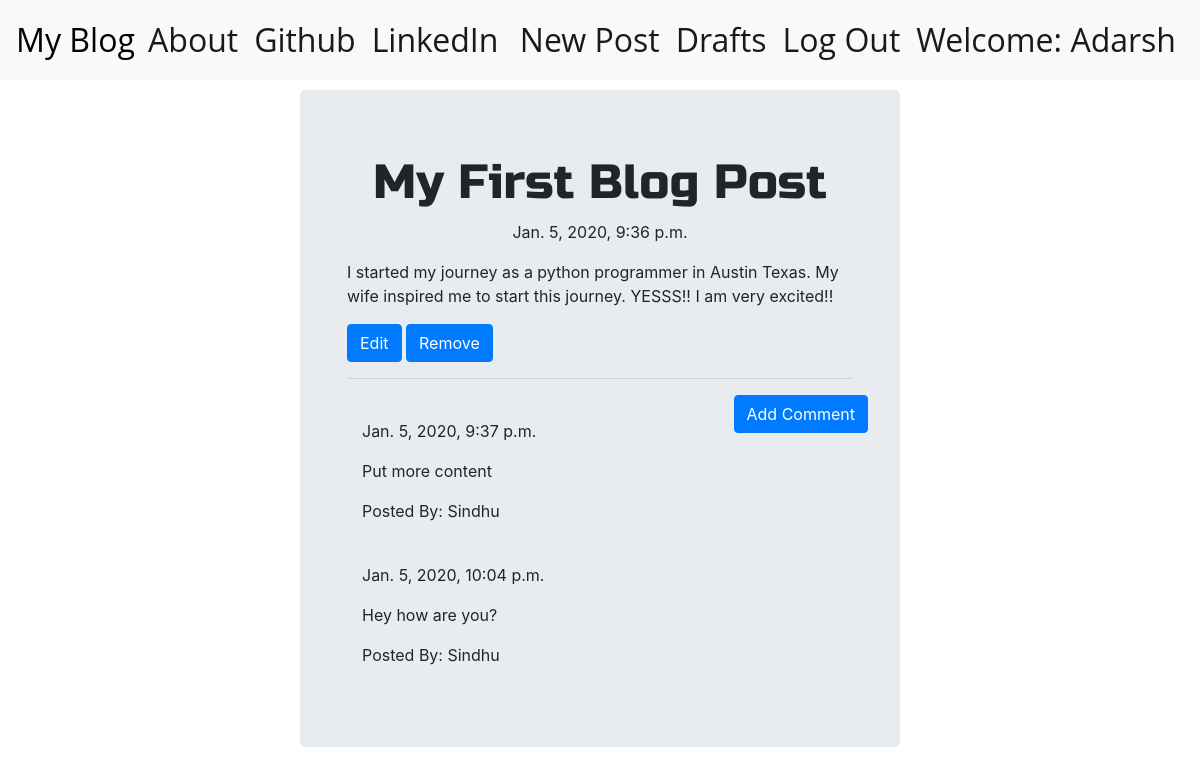
The app's page /post/4/ (signed in) with its own data.
### blog/models.py (models this page shows, shortened)
class Post(models.Model):
    author = models.ForeignKey('auth.User',on_delete=models.CASCADE)
    title = models.CharField(max_length=200)
    text = models.TextField()
    create_date = models.DateTimeField(default=timezone.now)
    published_date = models.DateTimeField(blank=True,null=True)

class Comment(models.Model):
    post = models.ForeignKey('blog.Post',related_name='comments',on_delete=models.CASCADE)
    author = models.CharField(max_length=200)
    text = models.TextField()
    create_date = models.DateTimeField(default=timezone.now)
    approved_comment = models.BooleanField(default=False)

### blog/views.py (the view)
# urls.py: path('post/<int:pk>/',views.PostDetailView.as_view(),name='post_detail'),
class PostDetailView(DetailView):
    model = Post

### blog/templates/blog/post_detail.html (shortened to what this page needs)
{% extends 'blog/base.html' %}
{% block content %}
  <h1 class="posttitle loader">{{ post.title }}</h1>
  {% if post.published_date %}
    <div class="date postdate">
      {{ post.published_date }}
    </div>
  {% else %}
    <a class="btn btn-primary" href="{% url 'blog:post_publish' pk=post.pk %}">Publish</a>
  {% endif %}
  <p class='postcontent'>{{post.text|safe|linebreaksbr}}</p>
  {% if user.is_authenticated %}
    <a class="btn btn-primary" href="{% url 'blog:post_edit' pk=post.pk %}">
      <span>Edit</span>
    </a>
    <a class="btn btn-primary" href="{% url 'blog:post_remove' pk=post.pk %}">
      <span>Remove</span>
    </a>
  {% endif %}
  <hr>
  <a class="btn btn-primary btn-comment" href="{% url 'blog:add_comment_to_post' pk=post.pk %}">Add Comment</a>
  <div class="container">
    {% for comment in post.comments.all %}
    <br>
      {% if user.is_authenticated or comment.approved_comment %}
        {{comment.create_date}}
        <p>{{comment.text|safe|linebreaks}}</p>
        <p>Posted By: {{comment.author}}</p>
      {% endif %}
      {% empty %}
      <p>No Comments!</p>
    {% endfor %}
  </div>
{% endblock %}

### blog/templates/blog/base.html (shortened to what this page needs)
<!DOCTYPE html>
{% load staticfiles %}
<html lang="en" dir="ltr">
  <head>
    <link rel="stylesheet" href="https://stackpath.bootstrapcdn.com/bootstrap/4.5.2/css/bootstrap.min.css">
    <link rel="stylesheet" href="//cdn.jsdelivr.net/npm/medium-editor@latest/dist/css/medium-editor.min.css" type="text/css" media="screen" charset="utf-8">
    <link rel="stylesheet" href="{% static 'css/blog.css' %}">
  </head>
  <body>
    <nav class="navbar navbar-expand-lg navbar-light bg-light techfont">
      <div class="collapse navbar-collapse" id="navbarSupportedContent">
        <ul class="nav navbar-nav">
          <li class="nav-item active"><a class="navbar-bigbrand" id="brnd" href="{% url 'blog:post_list' %}">My Blog</a></li>
        </ul>
        <ul class="nav navbar-nav mr-auto">
          <li class="nav-item active"><a class="nav-link" href="{% url 'blog:about' %}">About</a></li>
          <li class="nav-item active"><a class="nav-link" href="https://www.github.com">Github</a></li>
          <li class="nav-item active"><a class="nav-link" href="https://www.linkedin.com">LinkedIn</a></li>
       </ul>
       <ul class="nav navbar-nav">
         {% if user.is_authenticated %}
          <li class="nav-item active"><a class="nav-link" href="{% url 'blog:post_new' %}">New Post</a><li>
          <li class="nav-item active"><a class="nav-link" href="{% url 'blog:post_draft_list' %}">Drafts</a><li>
          <li class="nav-item active"><a class="nav-link" href="{% url 'logout' %}">Log Out</a><li>
          <li class="nav-item active"><a class="nav-link">Welcome: {{user.username}}</a></li>
         {% else %}
          <li class="nav-item active"><a class="nav-link" href="{% url 'login' %}">Login</a></li>
         {% endif %}
       </ul>
     </div>
   </nav>
  <div class="jumbotron jb">
    <div class="content container">
      <div class="row">
        <div class="col-lg-12 col-md-12 col-sm-12 col-xs-12 float-md-center">
          <div class="blog_posts">
            {% block content %}
            {% endblock %}
          </div>
        </div>
      </div>
    </div>
  </div>
  </body>
</html>

### blog/static/css/blog.css (style rules this page uses)
.techfont { font-family: 'Open Sans',sans-serif; font-size: 2em; margin-bottom: 10px; }
.jb { margin: 0px 300px 0px 300px; }
#brnd { color:black; padding-right: 5px; }
.loader { filter:hue-rotate(0deg); color:linear-gradient(45deg,#0f8,#08f); animation:hue 10000ms infinite linear; }
.postdate { text-align:center; }
.posttitle { font-family: 'Russo One',sans-serif; font-size: 3em; text-align:center; }
.postcontent { font-family: 'Montserrat'; font-size: 1.5em; }
.btn-comment { position: absolute; right: 0px; }

### records on screen
Post: title "My First Blog Post", published_date "Jan. 5, 2020, 9:36 p.m.", text "I started my journey as a python programmer in Austin Texas. My wife inspired me to start this journey. YESSS!! I am very excited!!"
Comment: create_date "Jan. 5, 2020, 9:37 p.m.", text "Put more content", author "Sindhu"
Comment: create_date "Jan. 5, 2020, 10:04 p.m.", text "Hey how are you?", author "Sindhu"

### other values on screen
{{ user.username }} "Adarsh"
